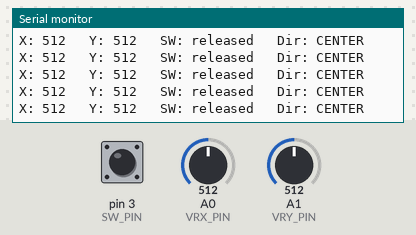
Bench run of a sketch on a simulated Arduino Uno, built with avr-gcc and run on an emulated ATmega328P. Parts: the last lines printed to the serial monitor. The inputs (shaded band) are chosen by the test bench; at power-on: A0 (VRX_PIN) = 512, A1 (VRY_PIN) = 512, pin 3 (SW_PIN) HIGH.

Above: at 1.4 s.
1.5 s: A0 (VRX_PIN) set to 605
At 1.8 s:
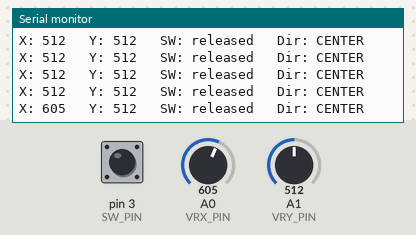
3.0 s: A0 (VRX_PIN) set to 626
At 3.2 s:
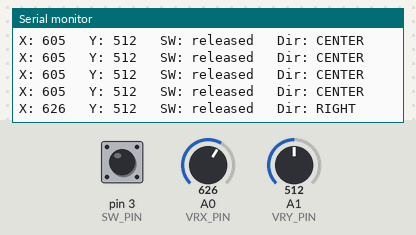
4.9 s: A1 (VRY_PIN) set to 603
At 5.0 s:
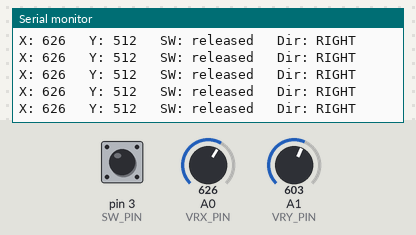
6.4 s: A1 (VRY_PIN) set to 621
At 6.6 s:
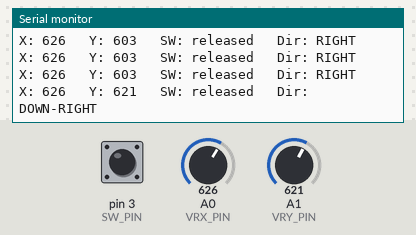

The sketch:

joystick_test.ino
```cpp
/*
  Joystick Test
  --------------
  Confirms your joystick module is wired correctly before using it
  in anything else.

  Wiring (Arduino Uno / Nano):
    GND -> GND
    +5V -> 5V
    VRx -> A0
    VRy -> A1
    SW  -> D3   (uses INPUT_PULLUP, so it reads LOW when pressed)

  Open Tools > Serial Monitor, set baud rate to 9600.

  What to expect:
    - At startup the sketch measures the resting position of the stick,
      so leave it centered while the board resets.
    - With the stick left alone, X and Y should both read somewhere
      around 500 (usually 480-520, rarely exactly 512) and the
      direction should say CENTER.
    - Push the stick left/right, X should swing toward 0 or 1023.
    - Push the stick up/down, Y should swing toward 0 or 1023.
    - Click the stick straight down, SW should print "PRESSED" and a
      ">> Click #n" line appears once per click.

  Serial commands (type in the Serial Monitor and press Enter):
    p  toggle Serial Plotter mode (Tools > Serial Plotter)
    c  re-measure the center position (leave the stick alone first)
    h  show this help again
*/

const int VRX_PIN = A0;
const int VRY_PIN = A1;
const int SW_PIN  = 3;

const unsigned long PRINT_INTERVAL_MS = 200; // how often a reading is printed
const unsigned long DEBOUNCE_MS       = 30;  // ignore switch bounce shorter than this
const int DEADZONE                    = 100; // movement from center that still counts as CENTER
const int CALIBRATION_SAMPLES         = 32;

int centerX = 512;
int centerY = 512;

bool plotterMode = false;

bool swStable = HIGH;          // debounced switch state
bool swLastRaw = HIGH;         // last raw reading, used for debouncing
unsigned long swLastChange = 0;
unsigned long clickCount = 0;

unsigned long lastPrint = 0;

void printHelp() {
  Serial.println(F("Commands: p = toggle plotter mode, c = recalibrate center, h = help"));
}

// Averages a few readings with the stick at rest so direction detection
// works even if your module doesn't rest at exactly 512.
void calibrateCenter() {
  long sumX = 0;
  long sumY = 0;
  for (int i = 0; i < CALIBRATION_SAMPLES; i++) {
    sumX += analogRead(VRX_PIN);
    sumY += analogRead(VRY_PIN);
    delay(5);
  }
  centerX = sumX / CALIBRATION_SAMPLES;
  centerY = sumY / CALIBRATION_SAMPLES;

  if (plotterMode) return;

  Serial.print(F("Center measured at X: "));
  Serial.print(centerX);
  Serial.print(F("   Y: "));
  Serial.println(centerY);

  // A resting value near either end usually means a wiring problem.
  if (centerX < 100 || centerX > 923) {
    Serial.println(F("WARNING: X is far from center at rest. Check VRx -> A0 and +5V/GND."));
  }
  if (centerY < 100 || centerY > 923) {
    Serial.println(F("WARNING: Y is far from center at rest. Check VRy -> A1 and +5V/GND."));
  }
}

const char *directionName(int x, int y) {
  int dx = x - centerX;
  int dy = y - centerY;
  bool left  = dx < -DEADZONE;
  bool right = dx >  DEADZONE;
  bool up    = dy < -DEADZONE;
  bool down  = dy >  DEADZONE;

  if (up && left)    return "UP-LEFT";
  if (up && right)   return "UP-RIGHT";
  if (down && left)  return "DOWN-LEFT";
  if (down && right) return "DOWN-RIGHT";
  if (up)            return "UP";
  if (down)          return "DOWN";
  if (left)          return "LEFT";
  if (right)         return "RIGHT";
  return "CENTER";
}

// Reads the switch every loop (not just when printing) so quick clicks
// between prints aren't missed.
void updateSwitch() {
  bool raw = digitalRead(SW_PIN);
  if (raw != swLastRaw) {
    swLastRaw = raw;
    swLastChange = millis();
  }

  if (raw != swStable && millis() - swLastChange >= DEBOUNCE_MS) {
    swStable = raw;
    if (swStable == LOW) {
      clickCount++;
      if (!plotterMode) {
        Serial.print(F(">> Click #"));
        Serial.println(clickCount);
      }
    }
  }
}

void handleSerialCommands() {
  while (Serial.available() > 0) {
    char c = Serial.read();
    switch (c) {
      case 'p':
      case 'P':
        plotterMode = !plotterMode;
        if (!plotterMode) Serial.println(F("Plotter mode off."));
        break;
      case 'c':
      case 'C':
        if (!plotterMode) Serial.println(F("Recalibrating, leave the stick centered..."));
        calibrateCenter();
        break;
      case 'h':
      case 'H':
        printHelp();
        break;
      default:
        break; // ignore newlines and anything else
    }
  }
}

void printReading(int x, int y) {
  if (plotterMode) {
    // label:value pairs are understood by the Arduino IDE 2 Serial Plotter
    Serial.print(F("X:"));
    Serial.print(x);
    Serial.print(F(",Y:"));
    Serial.print(y);
    Serial.print(F(",SW:"));
    Serial.println(swStable == LOW ? 1023 : 0);
    return;
  }

  Serial.print(F("X: "));
  Serial.print(x);
  Serial.print(F("   Y: "));
  Serial.print(y);
  Serial.print(F("   SW: "));
  Serial.print(swStable == LOW ? F("PRESSED ") : F("released"));
  Serial.print(F("   Dir: "));
  Serial.println(directionName(x, y));
}

void setup() {
  Serial.begin(9600);
  pinMode(SW_PIN, INPUT_PULLUP);

  Serial.println(F("=== Joystick test starting ==="));
  Serial.println(F("Leave the stick centered for a moment..."));
  calibrateCenter();
  Serial.println(F("Move the stick and click it."));
  printHelp();
}

void loop() {
  handleSerialCommands();
  updateSwitch();

  unsigned long now = millis();
  if (now - lastPrint >= PRINT_INTERVAL_MS) {
    lastPrint = now;
    printReading(analogRead(VRX_PIN), analogRead(VRY_PIN));
  }
}
```

Measured:
- the behaviour switches between 612 and 613 on A0 (VRX_PIN) (found by bisection; images 1 and 2)
- the behaviour switches between 612 and 613 on A1 (VRY_PIN) (found by bisection; images 3 and 4)
- after the input at 1.5 s, the serial monitor: prints a new line after 0.15 s (image 1)
- after the input at 3.0 s, the serial monitor: prints a new line after 0.05 s (image 2)
- after the input at 6.4 s, the serial monitor: prints a new line after 0.05 s (image 4)
